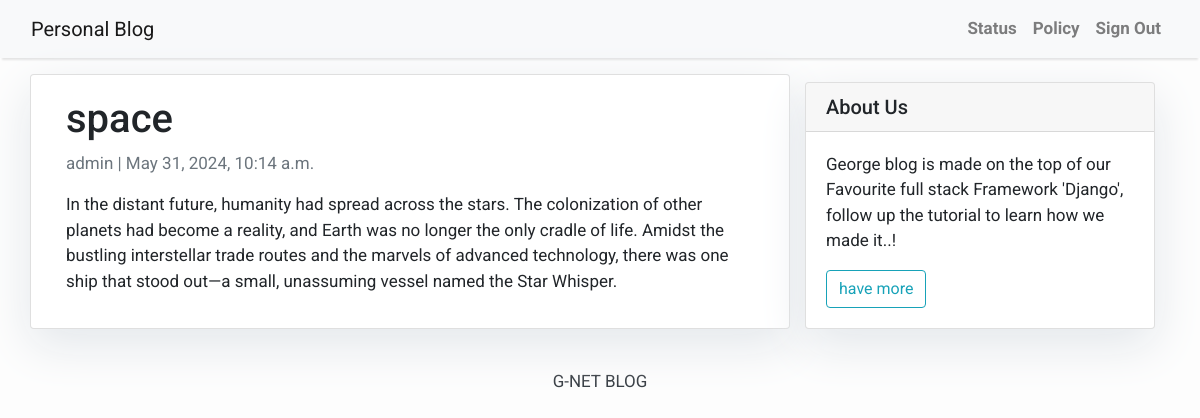
Screenshot of /space/ with the database file from the repository.
### ngumzo/models.py (models this page shows, shortened)
class Post(models.Model):
    title = models.CharField(max_length=200, unique=True)
    slug = models.SlugField(max_length=200, unique=True)
    author = models.ForeignKey(User, on_delete= models.CASCADE,related_name='blog_posts')
    updated_on = models.DateTimeField(auto_now= True)
    content = models.TextField()
    created_on = models.DateTimeField(auto_now_add=True)
    status = models.IntegerField(choices=STATUS, default=0)
    class Meta:
        ordering = ['-created_on']

### ngumzo/views.py (the view)
# urls.py: path('<slug:slug>/', views.PostDetail.as_view(), name='post_detail'),
class PostDetail(generic.DetailView):
    model = Post
    template_name = 'post_detail.html'

### ngumzo/templates/post_detail.html
{% extends 'base.html' %} {% block content %}
<div class="container">
  <div class="row">
    <div class="col-md-8 card mb-4  mt-3 left  top">
      <div class="card-body">
        <h1>{% block title %} {{ object.title }} {% endblock title %}</h1>
        <p class=" text-muted">{{ post.author }} | {{ post.created_on }}</p>
        <p class="card-text ">{{ object.content | safe }}</p>
      </div>
    </div>
    {% block sidebar %} {% include 'sidebar.html' %} {% endblock sidebar %}
  </div>
</div>
{% endblock content %}

### ngumzo/templates/base.html (style rules this page uses)
body { font-family: "Roboto", sans-serif; font-size: 17px; background-color: #fdfdfd; }

### ngumzo/templates/sidebar.html (style rules this page uses)
.card { box-shadow: 0 16px 48px #E3E7EB; }

### rows the page displays
Post: title "space", author "admin", created_on "May 31, 2024, 10:14 a.m.", content "In the distant future, humanity had spread across the stars. The colonization of other planets had become a reality, and Earth was no longer the only cradle of life. Amidst the bustling interstellar trade routes and the marvels of advanced technology, there was one ship that stood out—a small, unassuming vessel named the Star Whisper."
